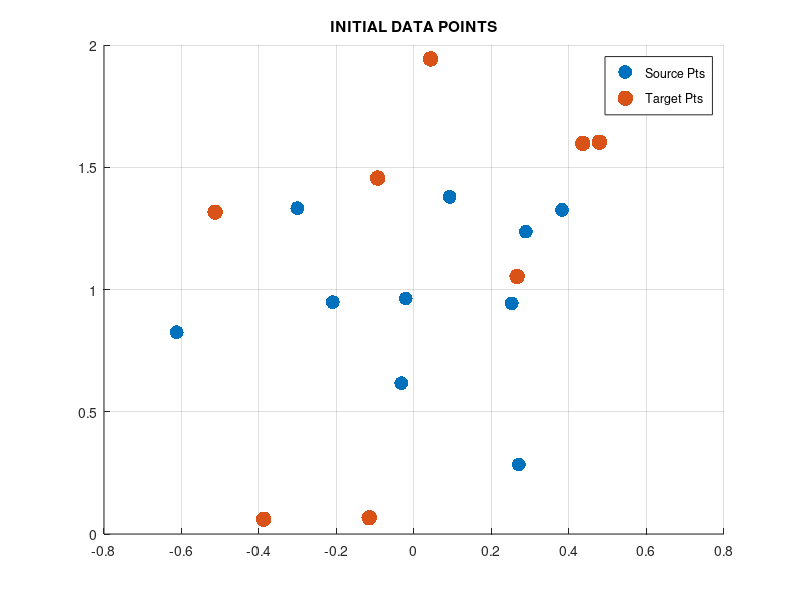

Write the MATLAB code that produced this figure. (Note: this script raises an error after producing the figure.)
% DISCRETE PARTIAL OPTIMAL TRANSPORT USING BRANCH & CUT ON IMPLICIT MINIMAX
% ALONG WITH THRESHOLDING

% DISCRETE SOURCE AND TARGET COORDINATES
rng("default")
mu_x = [0 1];
sigma_x = [0.25 0; 0 0.25];
source = mvnrnd(mu_x, sigma_x, 10);
target = mvnrnd(mu_x, sigma_x, 8);

%{
theta = 90; % to rotate counterclockwise
R = [cosd(theta) -sind(theta); sind(theta) cosd(theta)];
target = target*R;

% SOURCE DATA - TWO MOONS
N_half = 20; % Number of points per semi-circle
theta = linspace(0, pi, N_half)'; % Angles for semicircle

source_upper = [cos(theta), sin(theta)] * 0.5;
source_lower = [cos(theta) + 1, sin(theta) - 0.5]* 0.5 * [cosd(180) -sind(180); sind(180) cosd(180)];
source = [source_upper; source_lower] + [0.25, 0];
source = source + 0.02 * randn(size(source));

% TARGET DATA
target = source * [cosd(45) -sind(45); sind(45) cosd(45)];
addition = mvnrnd([1, -1], [0.01, 0; 0, 0.01], 5);
target = [target; addition];
%}


% LAMBDA CLOSER TO 0 --> EXTREME PARTIAL
% IF ITERATION IS HIGH ENOUGH, LAMBDA IS ESSENTIALLY IGNORED (HMM)
lambda = 0.01;
epsilon = 1/(max(length(source), length(target))) * 1/4;
%epsilon = 0.01;
eta = 6;
iters = 50;


% Define the distributions
p = ones(size(source, 1), 1);
p = p./sum(p); % NORMALIZED
q = ones(size(target, 1), 1);
q = q./sum(q); % NORMALIZED

% PLOT ORIGINAL DATA
figure();
hold on;
scatter(source(:,1), source(:,2), p*1000, 'filled', 'blue');
scatter(target(:,1), target(:,2), q*1000, 'filled', 'red');
legend('Source Pts', 'Target Pts');
title("INITIAL DATA POINTS")
grid on;
hold off;

% START TIMER FOR ALGORITHM %%%%%%%%%%%%%%%%%%%%%%%%%%%%%%%%%%%%%%%%%%%%%%%
tic

format long
[T, c, p_new, q_new, alpha, beta] = branch(source, target, p, q, eta, lambda, epsilon, iters);

T(T < 0.005) = 0;
T = T./sum(T, "all");

p_new(p_new <= epsilon) = 0;
q_new(q_new <= epsilon) = 0;


% END TIMER
runtime = toc;

fprintf('Optimal transport plan: total cost = %f\n', c)
%disp(T);
fprintf('Alpha: %f\n', alpha);
fprintf('Beta: %f\n', beta);

disp('New mass at source points')
disp(p_new)
disp('New mass at target points')
disp(q_new)

% DISPLAY RUNTIME
disp(['ALGO RUNTIME: ' num2str(runtime) ' sec'])


% PLOT ORIGINAL DATA
for i=1:length(p)
    if p(i,:) <= 1e-6
        p(i,:) = nan;
    end
end

for i=1:length(q)
    if q(i,:) <= 1e-6
        q(i,:) = nan;
    end
end

%{
figure();
hold on;
scatter(source(:,1), source(:,2), p*1000, 'filled', 'blue');
scatter(target(:,1), target(:,2), q*1000, 'filled', 'red');
legend('Source Pts', 'Target Pts');
title("INITIAL DATA POINTS")
grid on;
hold off;
%}

for i=1:length(p_new)
    if p_new(i,:) <= 1e-6
        p_new(i,:) = nan;
    end
end

for i=1:length(q_new)
    if q_new(i,:) <= 1e-6
        q_new(i,:) = nan;
    end
end

% PLOTTING NEW DATA
figure();
hold on;
scatter(source(:,1), source(:,2), p*1000, 'filled', 'blue');
scatter(source(:,1), source(:,2), p_new*1000, 'filled', 'green');
scatter(target(:,1), target(:,2), q*1000, 'filled', 'red');
scatter(target(:,1), target(:,2), q_new*1000, 'filled', 'magenta');
% Draw arrows from X to Y based on the transport matrix
for i = 1:size(source,1)
    for j = 1:size(target,1)
        if T(j,i) >= 1e-6  % Draw an arrow if the transport amount is greater than zero
            quiver(source(i,1), source(i,2), ...
                target(j,1) - source(i,1), target(j,2) - source(i,2), ...
                0, 'g', 'LineWidth', 2, 'MaxHeadSize', 0.5);
        end
    end
end
legend('Leftover Source Pts', 'Subsampled Source Pts', 'Leftover Target Pts', 'Subsampled Target Pts');
title("PARTIAL TRANSPORT MAP - THRESHOLDING")
grid on;


%% TRANSPORT HELPER FUNCTIONS
function mass = normalize(mass)
    % Normalize probability mass distribution
    mass = mass / sum(mass);
end

function [c, y, A_eq, A_ineq, b_eq, b_ineq, M, N] = constraints(source, target, lambda, p, q)
    % COST MATRIX
    C = pdist2(source, target);
    [N, M] = size(C);
    
    % FLATTEN COST INTO FORM FOR LINPROG, ADD ZEROS FOR A_NEW AND B_NEW,
    % ADD TWO LAMBDAS FOR PENALTY TERM
    C_flat = reshape(C.',1,[]).';
    c = [C_flat; zeros(N+M, 1); lambda; lambda];

    % NORMALIZE P AND Q
    p = normalize(p);
    q = normalize(q);

    % EQUALITY CONSTRAINT Aeq
    Aeq_1 = [kron(eye(N), ones(1, M)); kron(ones(1, N), eye(M)); zeros(2, M*N)];
    Aeq_2 = [[diag(-1*ones(N+M, 1)); ones(1, N), zeros(1, M); zeros(1, N), ones(1, M)], zeros(M+N+2, 2)];
    A_eq = [Aeq_1, Aeq_2];

    % EQUALITY CONSTRAINT Beq
    b_eq = [zeros(N+M, 1); ones(2, 1)];

    % INEQUALITY CONSTRAINTS FOR P <= ALPHA*P_NEW, Q <= BETA*Q_NEW
    A_ineq = [zeros(N+M, M*N), diag(ones(N+M, 1)), [-1.*p(:); zeros(M, 1)], [zeros(N, 1); -1.*q(:)]];
    b_ineq = [zeros(N+M, 1)];

    % TO ENFORCE ALPHA AND BETA >= 1
    lb_alpha = [zeros(1, N*M + N + M), -1, 0];
    lb_beta = [zeros(1, N*M + N + M), 0, -1];
    
    % WANT AX <= b: MAKE NEGATIVE
    A_ineq = [A_ineq; lb_alpha; lb_beta];
    b_ineq = [b_ineq; -1; -1];

    y = [ones(2*N + 2*M + 4, 1)]/(2*M + 2*M + 4);
end

function L = lagrangian(c, x, y_eq, y_ineq, A_eq, A_ineq, b_eq, b_ineq)
    L = c'*x.^2 + y_eq'*(A_eq*x.^2 - b_eq) + y_ineq.^2'*(A_ineq*x.^2 - b_ineq);
end

%% FOR GRADIENT DESCENT
function G = gradient(c, x, y_eq, y_ineq, A_eq, A_ineq, b_eq, b_ineq)
    % FIRST ORDER PARTIAL DERIVATIVES OF LAGRANGIAN
    Lx = 2 * (c + A_eq'*y_eq + A_ineq'*(y_ineq.^2)) .* x;
    Ly_eq = (A_eq*x.^2 - b_eq);
    Ly_ineq = 2 * (A_ineq*x.^2 - b_ineq) .* y_ineq;

    % GRADIENT MATRIX
    G = [Lx; Ly_ineq; Ly_eq];
end

function H = hessian(c, x, y_eq, y_ineq, A_eq, A_ineq, b_eq, b_ineq)
    w = y_ineq;
    y = y_eq;

    % SECOND ORDER PARTIAL DERIVATIVE MATRICES
    Lxx = 2 * diag(c + A_eq'*y + A_ineq'*(w.^2));
    Lxy = 2 * diag(x) * A_eq';
    Lxw = 4 * diag(x) * A_ineq' * diag(w);

    Lyx = 2 * A_eq * diag(x);
    Lyy = zeros(length(y));
    Lyw = zeros(length(y), length(w));

    Lwx = 4 * diag(w) * A_ineq * diag(x);
    Lwy = zeros(length(w), length(y));
    Lww = 2 * diag(A_ineq*x.^2 - b_ineq);

    % HESSIAN
    H = [Lxx, Lxw, Lxy; 
        Lwx, Lww, Lwy;
        Lyx, Lyw, Lyy];
end

function Z_next = grad_descent(c, Z_curr, A_eq, A_ineq, b_eq, b_ineq, eta, N, M)
    % COMPUTE NEW X AND Y VIA IMPLICIT TWISTED GRAD DESCENT
    x_curr = Z_curr(1:M*N + N + M + 2);
    y_curr = Z_curr(M*N + N + M + 3:end);
    y_ineq = y_curr(1:N+M+2);
    y_eq = y_curr(N+M+3:end);

    %J = blkdiag(eye(length(x_curr)), -eye(length(y_curr)));

    J = [eye(length(x_curr)), zeros(length(x_curr), length(y_curr));
        zeros(length(y_curr), length(x_curr)), -1*eye(length(y_curr))];

    G = gradient(c, x_curr, y_eq, y_ineq, A_eq, A_ineq, b_eq, b_ineq);
    H = hessian(c, x_curr, y_eq, y_ineq, A_eq, A_ineq, b_eq, b_ineq);
    Z_next = Z_curr - eta*(J + eta * H) \ G;
end


%% REGULAR OPTIMAL TRANSPORT
function [T, fval] = OT(X, Y, p, q)
    % Compute the cost matrix using the Frobenius norm
    C = pdist2(X, Y);
    
    % Number of sources and targets
    [N, M] = size(C);

    % Objective function: Flatten the cost matrix C to a vector
    C_flat = reshape(C.',1,[]).';
    f = C_flat;

    % Equality constraints: Ensure the mass balance
    Aeq = [kron(eye(N), ones(1, M)); kron(ones(1, N), eye(M))];
    beq = [p; q];

    % Lower bounds for the decision variables (non-negative constraints)
    lb = zeros(N * M, 1);

    % Solve the linear programming problem
    options = optimoptions('linprog', 'Algorithm', 'dual-simplex');
    [Tvec, fval] = linprog(f, [], [], Aeq, beq, lb, [], options);

    % Reshape the solution vector back to a matrix to match the problem structure
    T = reshape(Tvec, [M, N]);
end


%% PARTIAL OPTIMAL TRANSPORT
function [T, cval, p_new, q_new, alpha, beta] = partialOT(c, y, A_ineq, b_ineq, Aeq, beq, p, q, eta, M, N, iters)  

    % MINIMAX OVER THESE
    T_init = (ones(M*N, 1)/(M*N)).^1/2;
    p_init = p.^2;
    q_init = q.^2;
    alpha = 1;
    beta = 1;

    x = [T_init; p_init; q_init; alpha; beta];
    Z = [x; y];

    iter = 1;
    while iter < iters
        Z = grad_descent(c, Z, Aeq, A_ineq, beq, b_ineq, eta, N, M);
        x = Z(1:M*N + N + M + 2);
        iter = iter+1;
    end

    % GETTING RELEVANT VALUES FROM X
    X = x.^2;
    cval = c'*X;
    T = reshape(X(1:N*M), [M, N]);
    
    p_new = normalize(X(N*M+1:N*M+N));
    q_new = normalize(X(N*M+N+1:N*M+N+M));

    alpha = X(N*M+N+M+1);
    beta = X(N*M+N+M+2);
end

%% HELPER FUNCTIONS FOR BRANCH AND CUT
% ADD NEW CONSTRAINT MATRICES FOR BRANCHES
function [p, q] = update(p, q, index, nudge, letter)
    % COMPLETELY REMOVE CONSTRAINT BASED ON BRANCH AT CERTAIN INDEX
    if letter == "p" 
        % P_NEW = 0 CONSTRAINT
        p(index) = 0;
        if nudge == false
            % P_NEW = ALPHA*P CONSTRAINT
            p(index) = max(p);
        end
    elseif letter == "q"
        % Q_NEW = 0 CONSTRAINT
        q(index) = 0;
        if nudge == false
            % Q_NEW = BETA*Q CONSTRAINT
            q(index) = max(q);
        end
    end
    p = p./sum(p);
    q = q./sum(q);
end

% CHANGE MASS TO ZERO AT CERTAIN INDEX
function [p_or_q_original, seen] = threshold(p_or_q, p_or_q_next, epsilon, letter, seen)
    % UNIFORM MASS
    nonzero = 0;
    for i = 1:length(p_or_q)
        if p_or_q(i) ~= 0
            nonzero = nonzero + 1;
        end
    end
    unif = 1/nonzero;

    % LOOP AND UPDATE SEEN VALUES
    for i = 1:length(p_or_q)
        if any(cellfun(@(x) isequal(x, [letter, i]), seen))
            continue;
        else
            if p_or_q_next(i) <= epsilon
                p_or_q(i) = 0;
                seen{end+1} = [letter, i];
            elseif p_or_q_next(i) >= unif - epsilon
                p_or_q(i) = unif;
                seen{end+1} = [letter, i];
            end
        end
    end
    p_or_q_original = p_or_q./sum(p_or_q);
end

% FIX VALUE TO ZERO OR MAX IF NOT ALREADY DONE - TO HANDLE EDGE CASE
function p_or_q_update = fix(p_or_q, p_or_q_next, epsilon, index)
    nonzero = 0;
    for i = 1:length(p_or_q)
        if p_or_q(i) ~= 0
            nonzero = nonzero + 1;
        end
    end
    unif = 1/nonzero;

    value = p_or_q_next(index);
    if abs(value - epsilon) < abs(unif - epsilon - value)
        p_or_q(index) = 0;
    else
        p_or_q(index) = unif;
    end
    p_or_q_update = p_or_q./sum(p_or_q);
end


% RETURN INDEX OF SMALLEST NON-ZERO VALUE
function [min_val, index] = find_branch(p_or_q, letter, seen, epsilon)
    % BASE CASE IF NONE ARE PARTIAL
    index = nan;
    min_val = inf;
    
    % LOOP TO FIND WHERE VALUE IS NOT WITHIN THRESHOLD VALUES
    for i=1:length(p_or_q)
        % IF MASS APPROX. ZERO OR PAIR HAS ALREADY BEEN CONSTRAINED, CONTINUE
        if p_or_q(i) == 0
            continue;
        % IF INDEX HAS BEEN SEEN ALREADY
        elseif any(cellfun(@(x) isequal(x, [letter, i]), seen))
            fprintf("IGNORING %s, INDEX %d\n", letter, i)
            continue;
        elseif p_or_q(i) < min_val && p_or_q(i) > epsilon 
            index = i;
            min_val = p_or_q(i);
        end
    end
end

%% FINAL BRANCH AND CUT PROCEDURE
function [T_best, cval_best, p_best, q_best, alpha_best, beta_best] = branch(source, target, p, q, eta, lambda, epsilon, iters)
    % CREATE CONSTRAINT MATRICES
    [c, y, Aeq, A_ineq, beq, b_ineq, M, N] = constraints(source, target, lambda, p, q);

    % INITIAL RUN
    [~, ~, p_new, q_new, ~, ~] = partialOT(c, y, A_ineq, b_ineq, Aeq, beq, p, q, eta, M, N, iters);
    
    disp("INITIAL PARTIAL TRANSPORT")
    disp([p, p_new])
    disp([q, q_new])

    % TRACK COMBOS OF INDEX AND LETTER THAT HAVE BEEN SET OR NUDGED TO MAX OR ZERO
    seen = {};

    % APPLY INITIAL THRESHOLD
    [p, seen] = threshold(p, p_new, epsilon, "p", seen);
    [q, seen] = threshold(q, q_new, epsilon, "q", seen);
    [T, cval, p_new, q_new, alpha, beta] = partialOT(c, y, A_ineq, b_ineq, Aeq, beq, p, q, eta, M, N, iters);
    
    disp("AFTER INITIAL THRESHOLDING")
    disp([p, p_new])
    disp([q, q_new])

    % TRACK BEST VALUES
    valid_solns = {};

    % STACK TO STORE SUBPROBLEMS
    stack = {};

    % PICK WHETHER TO BRANCH P OR Q
    [p_val, p_index] = find_branch(p_new, "p", seen, epsilon);
    [q_val, q_index] = find_branch(q_new, "q", seen, epsilon);

    if ~isnan(p_index) || ~isnan(q_index)

        if p_val/max(p_new) >= q_val/max(q_new)
            letter = "q";
            index = q_index;
        else
            letter = "p";
            index = p_index;
        end
        seen{end+1} = [letter, index];

        % COMPUTE REGULAR OPTIMAL TRANSPORT COST SO NO PARTIAL RESULTS
        % BRANCH 1 - NUDGE TO ZERO
        [p, q] = update(p, q, index, true, letter);
        [T0, cval0, p0, q0, a0, b0] = partialOT(c, y, A_ineq, b_ineq, Aeq, beq, p, q, eta, M, N, iters);
        fprintf("%s NUDGE INDEX %d TO ZERO: COST = %f\n", letter, index, cval0)

        [p_update0, seen] = threshold(p, p0, epsilon, "p", seen);
        [q_update0, seen] = threshold(q, q0, epsilon, "q", seen);
        %disp([p_new, p, p0])
        %disp([q_new, q, q0])
        
        % BRANCH 2 - NUDGE TO ALPHA*P_NEW OR BETA*Q_NEW
        [p, q] = update(p, q, index, false, letter);
        [T1, cval1, p1, q1, a1, b1] = partialOT(c, y, A_ineq, b_ineq, Aeq, beq, p, q, eta, M, N, iters);
        fprintf("%s NUDGE INDEX %d TO MAX: COST = %f\n", letter, index, cval1)

        [p_update1, seen] = threshold(p, p1, epsilon, "p", seen);
        [q_update1, seen] = threshold(q, q1, epsilon, "q", seen);
        %disp([p_new, p, p1])
        %disp([q_new, q, q1])

        if cval0 <= cval1
            % FIX TO ZERO - IF NOT ALREADY DONE
            if letter == "p"
                p_update0 = fix(p_update0, p0, epsilon, index);
            elseif letter == "q"
                q_update0 = fix(q_update0, q0, epsilon, index);
            end
            newSubproblem0 = struct('T',T0, 'y', y, 'p_new',p0, 'q_new',q0, ...
                                    'alpha',a0, 'beta',b0, 'cval',cval0, ...
                                    'Aeq',Aeq, 'beq',beq, ...
                                    'p',p_update0, 'q',q_update0);
            stack{end+1} = newSubproblem0;
        else
            % FIX TO MAX - IF NOT ALREADY DONE
            if letter == "p"
                p_update1 = fix(p_update1, p1, epsilon, index);
            elseif letter == "q"
                q_update1 = fix(q_update1, q1, epsilon, index);
            end
            newSubproblem1 = struct('T',T1, 'y', y, 'p_new',p1, 'q_new',q1, ...
                                    'alpha',a1, 'beta',b1, 'cval',cval1, ...
                                    'Aeq',Aeq, 'beq',beq, ...
                                    'p',p_update1, 'q',q_update1);
            stack{end+1} = newSubproblem1;
        end

    else
        valid_solns{end+1} = struct('T',T, 'y', y, 'p_new',p_new, 'q_new',q_new, ...
                                    'alpha',alpha, 'beta',beta, 'cval',cval, ...
                                    'Aeq',Aeq, 'beq',beq, 'p',p, 'q',q);
    end

    % WHILE THERE ARE SUBPROBLEMS TO CHECK
    while ~isempty(stack)
        subproblem = stack{end};
        stack(end) = [];
        p_new = subproblem.p_new;
        q_new = subproblem.q_new;
        Aeq_next = subproblem.Aeq;
        beq_next = subproblem.beq;
        y_next = subproblem.y;
        p = subproblem.p;
        q = subproblem.q;

        % CREATE NEW BRANCH OUT OF BEST MASSES
        [p_val, p_index] = find_branch(p_new, "p", seen, epsilon);
        [q_val, q_index] = find_branch(q_new, "q", seen, epsilon);
    
        if ~isnan(p_index) || ~isnan(q_index)
            for i=1:length(seen)
                pair = seen{i};
                if isequal(["p", p_index], pair) || isequal(["q", q_index], pair)
                    continue
                elseif isequal(["p", p_index], pair) && ~isequal(["q", q_index], pair)
                    letter = "q";
                    index = q_index;
                elseif ~isequal(["p", p_index], pair) && isequal(["q", q_index], pair)
                    letter = "p";
                    index = p_index;
                else
                    if p_val/max(p_new) >= q_val/max(q_new)
                        letter = "q";
                        index = q_index;
                    else
                        letter = "p";
                        index = p_index;
                    end
                end
            end
            seen{end+1} = [letter, index];
            fprintf("ADDING %s, INDEX %d\n", letter, index)

            % BRANCH 1 - NUDGE TO ZERO
            [p, q] = update(p, q, index, true, letter);
            [T0, cval0, p0, q0, a0, b0] = partialOT(c, y, A_ineq, b_ineq, Aeq, beq, p, q, eta, M, N, iters);
            fprintf("%s NUDGE INDEX %d TO ZERO: COST = %f\n", letter, index, cval0)

            [p_update0, seen] = threshold(p, p0, epsilon, "p", seen);
            [q_update0, seen] = threshold(q, q0, epsilon, "q", seen);
            %disp([p_new, p, p0])
            %disp([q_new, q, q0])
            
            % BRANCH 2 - NUDGE TO ALPHA*P_NEW OR BETA*Q_NEW
            [p, q] = update(p, q, index, false, letter);
            [T1, cval1, p1, q1, a1, b1] = partialOT(c, y, A_ineq, b_ineq, Aeq, beq, p, q, eta, M, N, iters);
            fprintf("%s NUDGE INDEX %d TO MAX: COST = %f\n", letter, index, cval1)

            [p_update1, seen] = threshold(p, p1, epsilon, "p", seen);
            [q_update1, seen] = threshold(q, q1, epsilon, "q", seen);
            %disp([p_new, p, p1])
            %disp([q_new, q, q1])
            
            % AFTER THRESHOLDING, THEN WHICHEVER INDEX IS NUDGED, MUST FIX
            % IT TO DIRECTION OF LEAST COST
            if cval0 <= cval1
                % FIX TO ZERO - IF NOT ALREADY DONE
                if letter == "p"
                    p_update0 = fix(p_update0, p0, epsilon, index);
                elseif letter == "q"
                    q_update0 = fix(q_update0, q0, epsilon, index);
                end
                newSubproblem0 = struct('T',T0, 'y', y, 'p_new',p0, 'q_new',q0, ...
                                        'alpha',a0, 'beta',b0, 'cval',cval0, ...
                                        'Aeq',Aeq, 'beq',beq, ...
                                        'p',p_update0, 'q',q_update0);
                stack{end+1} = newSubproblem0;
            else
                % FIX TO MAX - IF NOT ALREADY DONE
                if letter == "p"
                    p_update1 = fix(p_update1, p1, epsilon, index);
                elseif letter == "q"
                    q_update1 = fix(q_update1, q1, epsilon, index);
                end
                newSubproblem1 = struct('T',T1, 'y', y, 'p_new',p1, 'q_new',q1, ...
                                        'alpha',a1, 'beta',b1, 'cval',cval1, ...
                                        'Aeq',Aeq, 'beq',beq, ...
                                        'p',p_update1, 'q',q_update1);
                stack{end+1} = newSubproblem1;
            end

        else
            % FIX ONE LAST EDGE CASE THAT FIXES BRANCH CUT POINTS TO A SIDE
            % PREVENTS UNENDING LOOP
            valid_solns{end+1} = subproblem;
        end
    end
    
    c_min = inf;
    min_index = inf;
    % FIND MINIMUM COST OF ALL VALID SOLNS - CORRESPONDS TO BEST SOLN
    disp("VALID SOLUTIONS")
    disp(valid_solns)
    for i = 1:length(valid_solns)
        if valid_solns{i}.cval < c_min
            c_min = valid_solns{i}.cval;
            min_index = i;
        end
    end
    % RETURN VALUES OF THE OPTIMAL SOLUTION
    optimal_soln = valid_solns{min_index};
    T_best = optimal_soln.T;
    cval_best = optimal_soln.cval;
    p_best = optimal_soln.p;
    q_best = optimal_soln.q;
    alpha_best = optimal_soln.alpha;
    beta_best = optimal_soln.beta;

    [T_best, cval_best] = OT(source, target, p_best, q_best);

end

